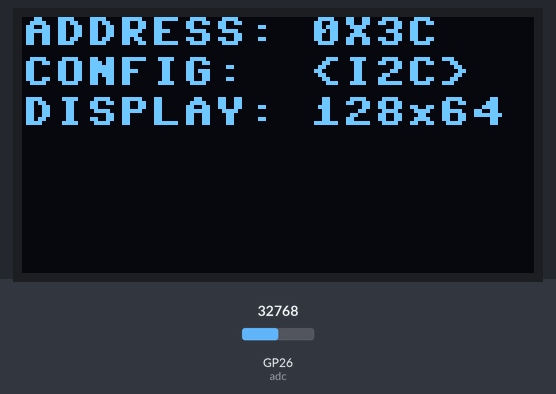
The program below on a simulated Raspberry Pi Pico running MicroPython. Parts: 128×64 one-colour display. Inputs (shaded band) come from the test bench; at power-on: GP26 (adc) = 32768 (analog values on the 0–65535 scale). Library files of the repository ran but are not shown: ssd1306.py; what the program prints to the serial console is not drawn.

Above: at 0.2 s.
1.3 s: GP26 (adc) set to 45874
At 3.1 s:
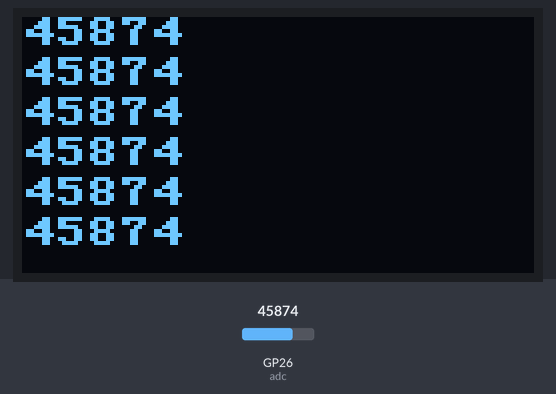
4.2 s: GP26 (adc) set to 57670
At 6.1 s:
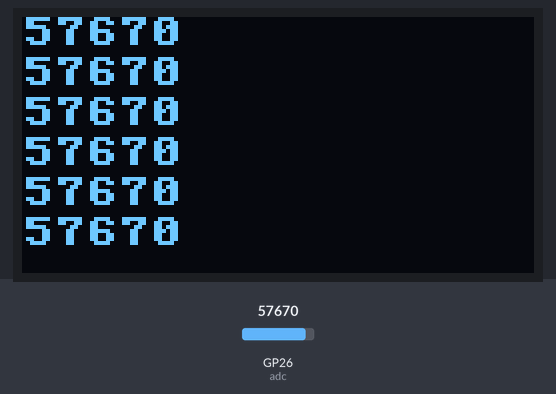
6.2 s: GP26 (adc) set to 65535
At 8.5 s:
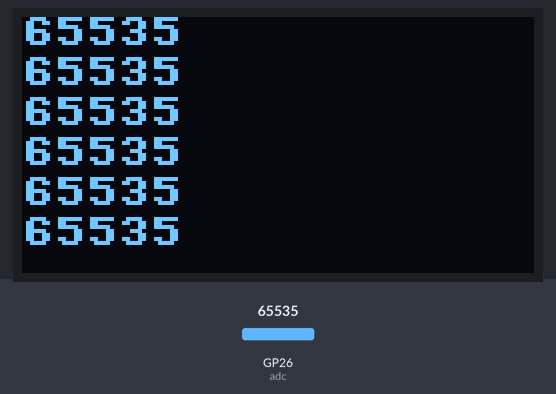
Timing chart, 0 to 10.0 s (numbered marks = the images above; inputs shaded):
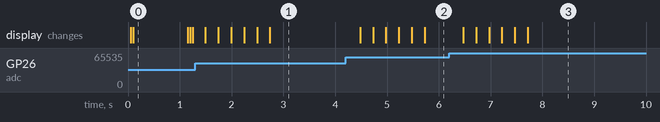

The program:

main.py
```python
import time
from src.display import Display
from src.sensor import Sensor

# Create a basic display
display = Display()
display.print_text("Starting script")

# Get sensor from resistor
sensor = Sensor(26)

for i in range(0, 100000):
    print(sensor.get_val())
    display.print_text(str(sensor.get_val()))
    time.sleep(.2)
```

display.py
```python
# Display Image & text on I2C driven ssd1306 OLED display
from machine import Pin, I2C
from ssd1306 import SSD1306_I2C
import framebuf
import utime

# The size of the screen
WIDTH = 128
HEIGHT = 64

# The maximum amount of lines on the screen
LINES = 6

# The spacing between lines
SPACING = 10

# This class is a wrapper for the oled allowing us to print lines of text to the display as well as helper functions
class Display:

    # Class constructor
    def __init__(self):

        # Init I2C using pins GP0 & GP1 as well as init oled
        self.i2c = I2C(0, scl=Pin(1), sda=Pin(0), freq=200000)
        self.oled = SSD1306_I2C(WIDTH, HEIGHT, self.i2c)

        # Display basic information on start
        self.oled.show_info()
        utime.sleep(1)
        self.clear()

    # Clear the screen
    def clear_screen(self):
        self.oled.fill(0)
        self.oled.show()

    # Clear the screen and clear all lines
    def clear(self):
        self.clear_screen()
        self.lines = []

    # Print a line of text to the screen
    def print_text(self, text):
        self.oled.fill(0)

        # Make sure theres only LINES number of lines
        self.lines.append(text)
        if len(self.lines) > LINES:
            self.lines.pop(0)

        # Print all lines
        current_y = 0
        for line in self.lines:
            self.oled.text(line, 0, current_y)
            current_y += SPACING

        self.oled.show()
        
```

sensor.py
```python
from machine import ADC, Pin

# This class gets voltage from a pin on the pico
class Sensor:

    # Set the pin that we're sensing from
    def __init__(self, pin):
        self.adc = ADC(Pin(26))

    # Read the voltage from the pin
    def get_val(self) -> int:
        return self.adc.read_u16()
```

Measured:
- after the input at 4.2 s, the display: first changes after 0.28 s (image 2 shows a later state)
- after the input at 6.2 s, the display: first changes after 0.27 s (image 3 shows a later state)
- what the display in image 0 shows lasts 1.1 s, from 0.1 s to 1.2 s
